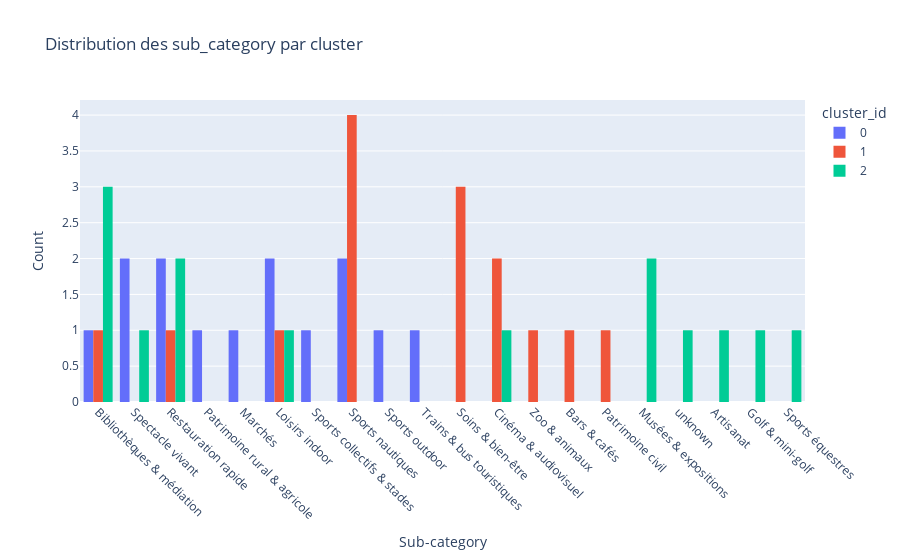

The cell this chart's notebook holds for it:
### Code cell
fig = px.histogram(
    df,
    x="sub_category",
    color="cluster_id",
    barmode="group",   # ou "stack"
    title="Distribution des sub_category par cluster"
)

fig.update_layout(
    xaxis_title="Sub-category",
    yaxis_title="Count",
    xaxis_tickangle=45
)

fig.show()

### Figure 1 — Plotly figure (JSON) as saved in the notebook; plotly's stock layout.template omitted (floating-point values rounded to 4 significant figures)
{"data": [{"alignmentgroup": "True", "bingroup": "x", "hovertemplate": "cluster_id=0<br>sub_category=%{x}<br>count=%{y}<extra></extra>", "legendgroup": "0", "marker": {"color": "#636efa", "pattern": {"shape": ""}}, "name": "0", "offsetgroup": "0", "orientation": "v", "showlegend": true, "type": "histogram", "x": ["Bibliothèques & médiation", "Spectacle vivant", "Spectacle vivant", "Restauration rapide", "Restauration rapide", "Patrimoine rural & agricole", "Marchés", "Loisirs indoor", "Loisirs indoor", "Sports collectifs & stades", "Sports nautiques", "Sports nautiques", "Sports outdoor", "Trains & bus touristiques"], "xaxis": "x", "yaxis": "y"}, {"alignmentgroup": "True", "bingroup": "x", "hovertemplate": "cluster_id=1<br>sub_category=%{x}<br>count=%{y}<extra></extra>", "legendgroup": "1", "marker": {"color": "#EF553B", "pattern": {"shape": ""}}, "name": "1", "offsetgroup": "1", "orientation": "v", "showlegend": true, "type": "histogram", "x": ["Soins & bien-être", "Soins & bien-être", "Soins & bien-être", "Bibliothèques & médiation", "Cinéma & audiovisuel", "Cinéma & audiovisuel", "Zoo & animaux", "Bars & cafés", "Restauration rapide", "Patrimoine civil", "Loisirs indoor", "Sports nautiques", "Sports nautiques", "Sports nautiques", "Sports nautiques"], "xaxis": "x", "yaxis": "y"}, {"alignmentgroup": "True", "bingroup": "x", "hovertemplate": "cluster_id=2<br>sub_category=%{x}<br>count=%{y}<extra></extra>", "legendgroup": "2", "marker": {"color": "#00cc96", "pattern": {"shape": ""}}, "name": "2", "offsetgroup": "2", "orientation": "v", "showlegend": true, "type": "histogram", "x": ["Bibliothèques & médiation", "Bibliothèques & médiation", "Bibliothèques & médiation", "Cinéma & audiovisuel", "Musées & expositions", "Musées & expositions", "Spectacle vivant", "Restauration rapide", "Restauration rapide", "unknown", "Artisanat", "Golf & mini-golf", "Loisirs indoor", "Sports équestres"], "xaxis": "x", "yaxis": "y"}], "layout": {"barmode": "group", "legend": {"title": {"text": "cluster_id"}, "tracegroupgap": 0}, "title": {"text": "Distribution des sub_category par cluster"}, "xaxis": {"anchor": "y", "domain": [0, 1], "tickangle": 45, "title": {"text": "Sub-category"}}, "yaxis": {"anchor": "x", "domain": [0, 1], "title": {"text": "Count"}}}}
